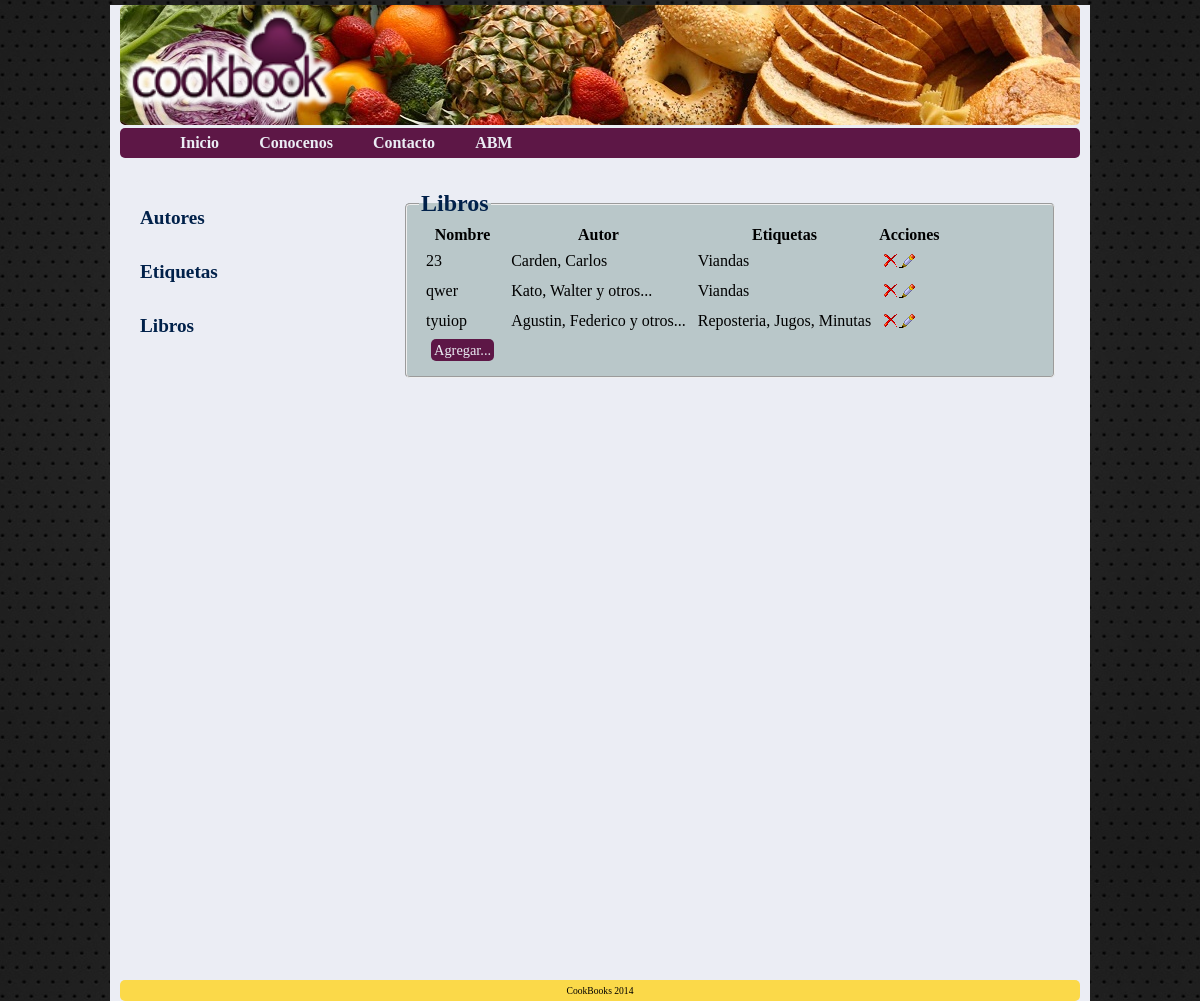
/CookBook/abm.php?abm=Libro, run on the app's committed database.
### tables this page shows
CREATE TABLE IF NOT EXISTS `libro` (
  `idLibro` int(11) NOT NULL AUTO_INCREMENT,
  `isbn` varchar(13) NOT NULL,
  `stock` int(11) NOT NULL,
  `stockMinimo` int(11) NOT NULL,
  `img` varchar(50) DEFAULT NULL,
  `origen` varchar(20) NOT NULL,
  `nombre` varchar(20) NOT NULL,
  `resumen` text NOT NULL,
  `idioma` varchar(20) NOT NULL,
  `precio` double NOT NULL,
  `cantPaginas` int(11) NOT NULL,
  PRIMARY KEY (`idLibro`),
  UNIQUE KEY `isbn` (`isbn`)
);

CREATE TABLE IF NOT EXISTS `autor` (
  `idAutor` int(11) NOT NULL AUTO_INCREMENT,
  `nombre` varchar(20) NOT NULL,
  `apellido` varchar(20) NOT NULL,
  `mail` varchar(30) DEFAULT NULL,
  PRIMARY KEY (`idAutor`)
);

### CookBook/abm.php (the view, shortened to what this page needs)
<html>
<head>
	<link href="css/style.css" type="text/css" rel="stylesheet">
</head>
<body>
	<div id="page">
		<div id="header">
			<div id="page-header">
				<div class=logo><a href="index.php"><img src="img/Imagen1.png" height=100% alt="logo" border="0px"></a></div>
			</div>
			<div id="header-menu">
				<ul id="navegacion">
					<li>
						<a href="index.php">Inicio</a>
					</li>
					<li>
						<a href="aboutUs.php">Conocenos</a>
					</li>
					<li>
						<a href="contacto.php">Contacto</a>
					</li>
					<li>
						<a href="abm.php">ABM</a>
					</li>
				</ul>
			</div>
		</div>
				<div id="content">
			<div id="left-bar">
				<?php
				 		echo '<h5><a href="abm.php?abm=Autor">Autores</a></h5>
						<h5><a href="abm.php?abm=Etiqueta">Etiquetas</a></h5>
					 	<h5><a href="abm.php?abm=Libro">Libros</a></h5>';
					?>
			</div>
			<div id="main-content">
				<?php
					if(isset($_GET["abm"])){
						echo '<fieldset style="margin:auto; width">';
						$abm=$_GET["abm"];
						if($abm=='Autor'){
							echo '<legend>'.$abm.'es </legend>';
						}else{
							echo '<legend>'.$abm.'s </legend>';
						}
						$tabla=$abm;
						$id='id'.$abm;
						switch($abm){
							case 'Libro':
							$sql = "SELECT * FROM `$tabla` order by `nombre`";
							break;
						}
						$query = mysql_query($sql);
						echo '<table>';
						echo '<tr><th>';
						if($abm=='Libro'){
							echo 'Nombre</th><th>Autor</th><th>Etiquetas';
						}
						echo'</th><th>Acciones</th></tr>';
						while ($row  = mysql_fetch_assoc($query)) {
							switch($abm){
								case 'Libro':
								$a= $row["nombre"];
								$b= $row[$id];
								$sql= "SELECT apellido, nombre FROM `autor` WHERE `idAutor` in (SELECT idAutor FROM `libroautor` WHERE `idLibro`=$b)";
								$queryautor= mysql_query($sql);
								$cantAutores = mysql_num_rows($queryautor);
								$autor = mysql_fetch_assoc($queryautor);
								$c= $autor["apellido"].', '.$autor["nombre"];
								echo "<tr><td>$a</td>";
								echo "<td>$c";
								if ($cantAutores > 1){
									echo " y otros...";
								}
								echo "</td>";
								$sql= "SELECT etiqueta FROM `etiqueta` WHERE `idEtiqueta` in (SELECT idEtiqueta FROM `libroetiqueta` WHERE `idLibro`=$b)";
								$queryetiqueta= mysql_query($sql);
								$d='';
								while($etiqueta = mysql_fetch_array($queryetiqueta)){
									if($d!=''){
										$d=$d.', ';
									}
									$d = $d.$etiqueta["etiqueta"];
								}
								echo "<td>$d</td>";
							}
							$b = $row["$id"];
							echo '<td><a onclick="if(!confirm(';
							echo " 'Desea borrar el elemento?' ";
							echo '))return false"; href="php/bajas.php?abm='.$abm.'&id='.$b.'"><img src="img/eliminar.png" title="Eliminar" /></a>';
							echo '<a href="php/formabm.php?abm='.$abm.'&id='.$b.'&nombre='.$a;
							if($abm=='Autor'){
								echo '&apellido='.$c;
							}
							echo '"><img src="img/editar.png" title="Editar"/></a>';
						}
						echo "<tr><td><span ><a id='agregar' href=\"php/formabm.php?abm=$abm";
						echo "\">Agregar... </span></td></tr></table>";
					}
					echo '</fieldset>';
			?>
			</div>
		</div>
		<div id="footer">CookBooks 2014</div>
	</div>
</body>
</html>

### CookBook/css/style.css (style rules this page uses)
body { font-family:"verdana"; background:url('../img/fondo.jpg') repeat; margin:0; padding:0; border-style:none; border-width:0px; }
img { border-style:none; border-width:0px; }
a { border-style:none; border-width:0px; }
td { padding:5px; }
fieldset { background-color:#B9C7C9; border-radius:5px; }
legend { font-size:1.5em; font-weight:bold; color:#01214A; }
#page { width:960px; height:auto; margin:0 auto; background-color: #EBEDF4; padding:0 10px; border-style:none; border-width:0px; }
#header { margin:5px auto; width:100%; height:150px; }
#page-header { margin-bottom:2.5px; width:100%; height:80%; background:url('../img/header.jpg'); border-radius:5px; }
.logo { text-align:left; float:left; padding-right:0px; border-style:none; border-width:0px; }
#page-header a:link { color:#EBEDF4; text-decoration:none; }
#header-menu { width:100%; height:20%; background-color:#5D1746; padding:auto; border-radius:5px; }
ul { list-style-type:none; margin:auto; border-style:none; border-width:0px; }
#navegacion li { float:left;padding-top:6px; height:100%; font-weight:bold; }
#navegacion li a { height:18px; }
#navegacion li a:link { color:#EBEDF4;background-color:#5D1746;text-decoration:none;padding:6px 20px; }
#content { background-color:transparent; margin:5px; width:100%; height:100%; padding-top: 15px; }
#left-bar { width:250px; height:100%; float:left; margin-left:15px; }
#main-content { width:650px; height:auto; margin:0; float:left; padding:15px; background-color:transparent; border-radius:5px; }
#footer { font-size:0.6em; background-color:#FBD949; width:auto; height:auto; clear:both; padding:5px 0; bottom:0px; text-align:center; border-radius:5px; }
h5 { font-size:1.2em; font-weight:bold; }
h5 a:link { color:#01214A;background-color:#EBEDF4;text-decoration:none; }
#agregar { font-size:0.9em; margin:5px 5px }
#agregar:link { color:#EBEDF4;background-color:#5D1746;border-radius:5px;text-decoration:none;padding:3px }

### data on the page
libro: nombre "23", autor.apellido+nombre "Carden, Carlos", d "Viandas"
libro: nombre "qwer", autor.apellido+nombre "Kato, Walter", shows "y otros...", d "Viandas"
libro: nombre "tyuiop", autor.apellido+nombre "Agustin, Federico", shows "y otros...", d "Reposteria, Jugos, Minutas"

### other printed values
$abm "Libro"
